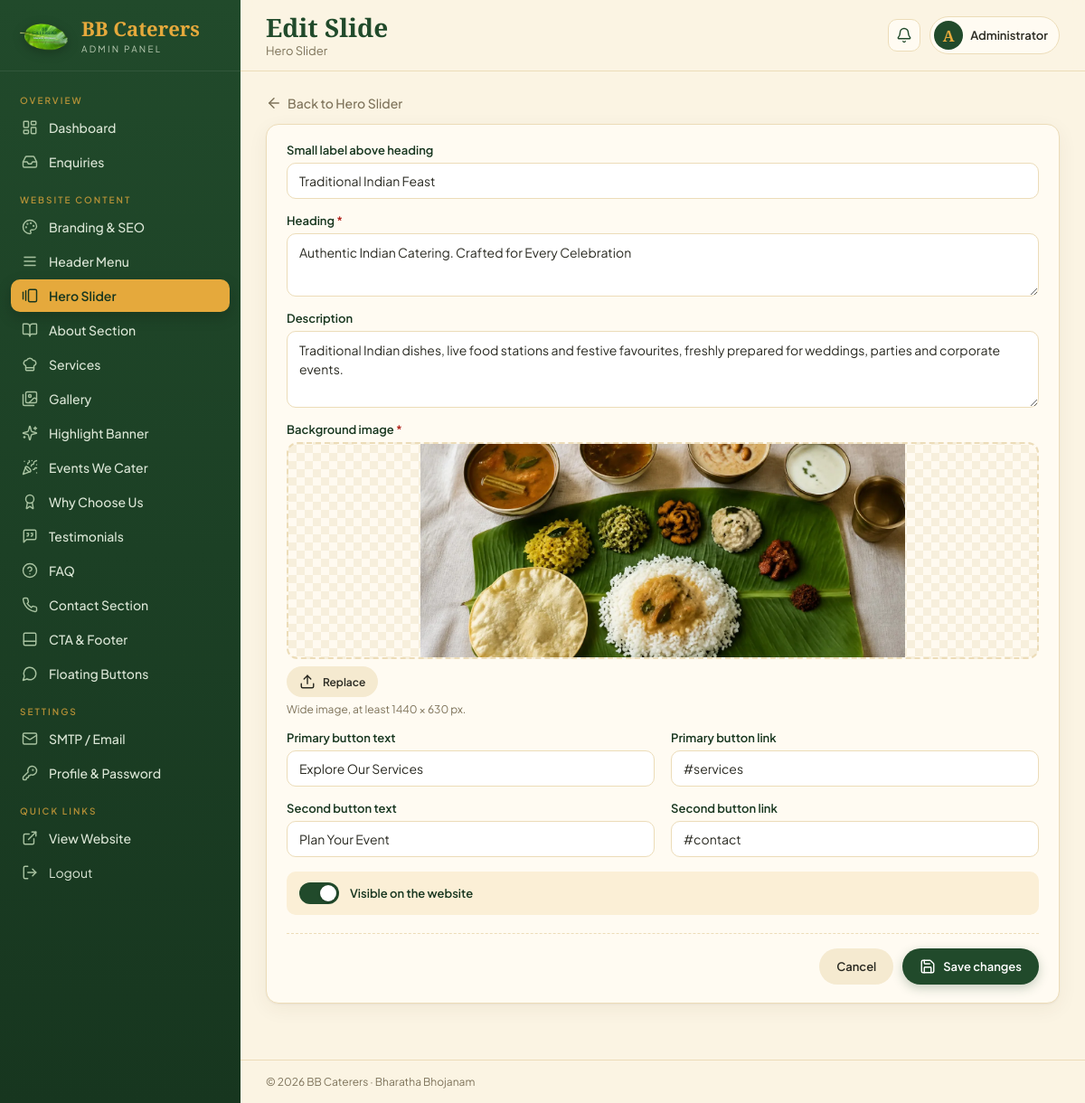
The page /admin/module-edit.php?m=hero&id=1 (signed in) on the database its author committed.
### tables this page shows
CREATE TABLE IF NOT EXISTS `hero_slides` (
  `id`         INT UNSIGNED AUTO_INCREMENT PRIMARY KEY,
  `eyebrow`    VARCHAR(120) NULL,
  `title`      VARCHAR(255) NOT NULL,
  `subtitle`   TEXT         NULL,
  `image`      VARCHAR(255) NULL,
  `btn1_text`  VARCHAR(60)  NULL,
  `btn1_link`  VARCHAR(255) NULL,
  `btn2_text`  VARCHAR(60)  NULL,
  `btn2_link`  VARCHAR(255) NULL,
  `sort_order` INT          NOT NULL DEFAULT 0,
  `is_active`  TINYINT(1)   NOT NULL DEFAULT 1,
  `created_at` TIMESTAMP    NOT NULL DEFAULT CURRENT_TIMESTAMP,
  `updated_at` TIMESTAMP    NOT NULL DEFAULT CURRENT_TIMESTAMP ON UPDATE CURRENT_TIMESTAMP
);

### core/helpers.php (called while the page is built, shortened)
<?php
function e($value): string
{
    return htmlspecialchars((string) ($value ?? ''), ENT_QUOTES | ENT_SUBSTITUTE, 'UTF-8');
}
function app_url(): string
{
    $configured = rtrim((string) config('app_url', ''), '/');
    $https = (!empty($_SERVER['HTTPS']) && $_SERVER['HTTPS'] !== 'off')
        || (($_SERVER['HTTP_X_FORWARDED_PROTO'] ?? '') === 'https');
    $host = $_SERVER['HTTP_HOST'] ?? 'localhost';
    $script = str_replace('\\', '/', $_SERVER['SCRIPT_NAME'] ?? '');
    $base = preg_replace('#/(api|admin)(/.*)?$#', '', dirname($script));
    $base = rtrim((string) $base, '/.');
    return ($https ? 'https' : 'http') . '://' . $host . $base;
}
function media_url(?string $path): ?string
{
    return app_url() . '/' . ltrim($path, '/');
}
function settings_all(bool $fresh = false): array
{
    static $cache = null;
    if ($cache === null || $fresh) {
        $cache = [];
        foreach (DB::all('SELECT `key`, `value` FROM settings') as $row) {
            $cache[$row['key']] = $row['value'];
        }
    }
    return $cache;
}
function setting(string $key, $default = '')
{
    $all = settings_all();
    return array_key_exists($key, $all) && $all[$key] !== null ? $all[$key] : $default;
}

### core/Database.php (called while the page is built, shortened)
<?php
final class DB
{
    private static ?PDO $pdo = null;
    private static string $driver = 'mysql';
    public static function driver(): string
    {
        return self::$driver;
    }
    public static function isPgsql(): bool
    {
        return self::driver() === 'pgsql';
    }
    public static function connectionConfig(): array
    {
        $cfg = (array) config('db', []);
        return [
            'driver'   => ($cfg['driver'] ?? 'mysql') === 'pgsql' ? 'pgsql' : 'mysql',
            'host'     => $cfg['host'] ?? '127.0.0.1',
            'port'     => (int) ($cfg['port'] ?? 3306),
            'name'     => $cfg['name'] ?? '',
            'user'     => $cfg['user'] ?? '',
            'password' => (string) ($cfg['password'] ?? ''),
            'options'  => array_filter(['sslmode' => $cfg['sslmode'] ?? null]),
        ];
    }
    public static function connect(array $c, bool $withDatabase = true): PDO
    {
        $opts = [
            PDO::ATTR_ERRMODE            => PDO::ERRMODE_EXCEPTION,
            PDO::ATTR_DEFAULT_FETCH_MODE => PDO::FETCH_ASSOC,
            PDO::ATTR_EMULATE_PREPARES   => false,
        ];
        if ($c['driver'] === 'pgsql') {
            $opts[PDO::ATTR_EMULATE_PREPARES] = true;
            $dsn = sprintf('pgsql:host=%s;port=%d;dbname=%s', $c['host'], $c['port'], $c['name']);
            foreach ((array) $c['options'] as $k => $v) {
                if (preg_match('/^[a-z_]+$/', (string) $k) && preg_match('/^[A-Za-z0-9_.-]+$/', (string) $v)) {
                    $dsn .= ";$k=$v";
                }
            }
            $attempt = $dsn;
            for ($try = 0; ; $try++) {
                try {
                    $pdo = new PDO($attempt, $c['user'], $c['password'], $opts);
                    break;
                } catch (PDOException $e) {
                    $msg = $e->getMessage();
                    if ($try < 3 && str_contains($msg, 'channel_binding') && str_contains($attempt, 'channel_binding')) {
                        $attempt = preg_replace('/;channel_binding=[^;]*/', '', $attempt);
                    } elseif ($try < 3 && str_contains($msg, 'Endpoint ID is not specified')
                        && preg_match('/^(ep-[a-z0-9-]+?)(-pooler)?\./', (string) $c['host'], $m)
                        && !str_contains($attempt, 'endpoint=')) {
                        $attempt .= ";options='endpoint=" . $m[1] . "'";
                    } else {
                        throw $e;
                    }
                }
            }
            $pdo->exec("SET TIME ZONE '" . str_replace("'", '', (string) config('timezone', 'Asia/Kolkata')) . "'");
        } else {
            $dsn = sprintf('mysql:host=%s;port=%d;charset=utf8mb4', $c['host'], $c['port'])
                . ($withDatabase && $c['name'] !== '' ? ';dbname=' . $c['name'] : '');
            $pdo = new PDO($dsn, $c['user'], $c['password'], $opts);
            $pdo->exec("SET time_zone = '" . (new DateTime())->format('P') . "'");
        }
        return $pdo;
    }
    public static function pdo(): PDO
    {
        if (self::$pdo === null) {
            $c = self::connectionConfig();
            self::$driver = $c['driver'];
            self::$pdo = self::connect($c);
        }
        return self::$pdo;
    }
    public static function sql(string $sql): string
    {
        return self::isPgsql() ? str_replace('`', '"', $sql) : $sql;
    }
    public static function prepare(string $sql): PDOStatement
    {
        return self::pdo()->prepare(self::sql($sql));
    }
    public static function query(string $sql, array $params = []): PDOStatement
    {
        $stmt = self::prepare($sql);
        $stmt->execute($params);
        return $stmt;
    }
    public static function all(string $sql, array $params = []): array
    {
        return self::query($sql, $params)->fetchAll();
    }
    public static function one(string $sql, array $params = []): ?array
    {
        $row = self::query($sql, $params)->fetch();
        return $row === false ? null : $row;
    }
    public static function value(string $sql, array $params = [])
    {
        $v = self::query($sql, $params)->fetchColumn();
        return $v === false ? null : $v;
    }
}

### core/bootstrap.php (called while the page is built, shortened)
<?php
require_once __DIR__ . '/env.php';
require_once __DIR__ . '/Database.php';
require_once __DIR__ . '/helpers.php';
function config(string $key, $default = null)
{
    $value = $GLOBALS['config'];
    foreach (explode('.', $key) as $part) {
        $value = $value[$part];
    }
    return $value;
}

### admin/_init.php (called while the page is built, shortened)
<?php
require_once __DIR__ . '/../core/bootstrap.php';
function current_admin(): ?array
{
    static $admin = false;
    if ($admin === false) {
        $admin = !empty($_SESSION['admin_id'])
            ? DB::one('SELECT id, name, username, email, must_change_password, last_login_at FROM admins WHERE id = ?', [$_SESSION['admin_id']])
            : null;
    }
    return $admin;
}
function require_login(): array
{
    $admin = current_admin();
    return $admin;
}
function new_enquiries_count(): int
{
    return (int) DB::value("SELECT COUNT(*) FROM enquiries WHERE status = 'new'");
}

### admin/partials/fields.php (the view, shortened to what this page needs)
<?php
function render_field(string $name, array $f, $value, ?string $error = null): string
{
    $type = $f['type'];
    $id = 'f_' . $name;
    $label = e($f['label']) . (!empty($f['required']) ? ' <span class="req">*</span>' : '');
    $help = !empty($f['help']) ? '<small class="help">' . e($f['help']) . '</small>' : '';
    $err = $error ? '<small class="field-error">' . e($error) . '</small>' : '';
    $cls = 'field' . (!empty($f['half']) ? ' half' : '') . ($error ? ' has-error' : '') . ' field-' . $type;
    $ph = (isset($f['placeholder']) ? ' placeholder="' . e($f['placeholder']) . '"' : '')
        . (isset($f['counter']) ? ' data-counter="' . (int) $f['counter'] . '"' : '');
    $req = !empty($f['required']) && $type !== 'image' ? ' required' : '';
    $val = e($value);
    switch ($type) {
        case 'textarea':
            $rows = (int) ($f['rows'] ?? 3);
            $input = "<textarea id=\"$id\" name=\"$name\" rows=\"$rows\"$ph$req>$val</textarea>";
            break;
        case 'image':
            $url = media_url($value);
            $preview = $url
                ? '<img src="' . e($url) . '" alt="">'
                : '<span class="drop-hint"><i data-lucide="image-plus"></i>Click or drop an image</span>';
            $remove = $url && empty($f['required'])
                ? "<label class=\"remove-image\"><input type=\"checkbox\" name=\"{$name}__remove\" value=\"1\"> Remove image</label>"
                : '';
            $input = "<div class=\"image-upload\" data-image-upload><label class=\"image-drop\" for=\"$id\">$preview</label>"
                . "<input type=\"file\" id=\"$id\" name=\"$name\" accept=\"image/png,image/jpeg,image/webp,image/gif,image/x-icon\">"
                . "<div class=\"image-meta\"><button type=\"button\" class=\"btn small ghost\" data-pick><i data-lucide=\"upload\"></i> " . ($url ? 'Replace' : 'Upload') . "</button>$remove</div></div>";
            break;
        default:
            $htmlType = in_array($type, ['email', 'url', 'number'], true) ? $type : 'text';
            $minmax = (isset($f['min']) ? ' min="' . (int) $f['min'] . '"' : '') . (isset($f['max']) ? ' max="' . (int) $f['max'] . '"' : '');
            $input = "<input type=\"$htmlType\" id=\"$id\" name=\"$name\" value=\"$val\"$ph$req$minmax>";
    }
    return "<div class=\"$cls\"><label for=\"$id\">$label</label>$input$help$err</div>";
}
function render_fields(array $fields, array $values, array $errors = []): string
{
    $out = '';
    foreach ($fields as $name => $f) {
        $out .= render_field($name, $f, $values[$name] ?? null, $errors[$name] ?? null);
    }
    return $out;
}

### admin/partials/header.php (shortened to what this page needs)
<?php
$admin = current_admin();
$newCount = new_enquiries_count();
$favicon = media_url(setting('favicon'));
$logo = media_url(setting('logo'));
$mods = list_modules();
$groups = settings_groups();
$frontend = rtrim((string) config('frontend_url', '/'), '/') . '/';
$nav = [
    'Overview' => [
        ['index.php', 'Dashboard', 'layout-dashboard', null],
        ['enquiries.php', 'Enquiries', 'inbox', $newCount ?: null],
    ],
    'Website Content' => [
        ['section.php?g=branding', $groups['branding']['title'], $groups['branding']['icon'], null],
        ['module.php?m=menu', $mods['menu']['title'], $mods['menu']['icon'], null],
        ['module.php?m=hero', $mods['hero']['title'], $mods['hero']['icon'], null],
        ['section.php?g=about', $groups['about']['title'], $groups['about']['icon'], null],
        ['module.php?m=services', 'Services', $mods['services']['icon'], null],
        ['module.php?m=gallery', 'Gallery', $mods['gallery']['icon'], null],
        ['module.php?m=highlights', $mods['highlights']['title'], $mods['highlights']['icon'], null],
        ['module.php?m=events', $mods['events']['title'], $mods['events']['icon'], null],
        ['module.php?m=features', $mods['features']['title'], $mods['features']['icon'], null],
        ['module.php?m=testimonials', $mods['testimonials']['title'], $mods['testimonials']['icon'], null],
        ['module.php?m=faqs', $mods['faqs']['title'], $mods['faqs']['icon'], null],
        ['section.php?g=contact', $groups['contact']['title'], $groups['contact']['icon'], null],
        ['section.php?g=footer', 'CTA & Footer', $groups['footer']['icon'], null],
        ['section.php?g=floating', $groups['floating']['title'], $groups['floating']['icon'], null],
    ],
    'Settings' => [
        ['smtp.php', 'SMTP / Email', 'mail', null],
        ['profile.php', 'Profile & Password', 'key-round', null],
    ],
];
$currentUri = basename($_SERVER['SCRIPT_NAME']) . (!empty($_SERVER['QUERY_STRING']) ? '?' . $_SERVER['QUERY_STRING'] : '');
$isActive = function (string $href) use ($currentUri): bool {
    if ($href === $currentUri) {
        return true;
    }
    $script = basename($_SERVER['SCRIPT_NAME']);
    if ($script === 'module-edit.php' && isset($_GET['m'])) {
        return $href === 'module.php?m=' . $_GET['m'];
    }
    if ($script === 'enquiry.php') {
        return $href === 'enquiries.php';
    }
    return false;
};
?><!doctype html>
<html lang="en">
<head>
<link rel="stylesheet" href="assets/admin.css?v=3">
</head>
<body>
<div class="app">
  <aside class="sidebar" id="sidebar">
    <a class="brand" href="index.php">
      <?php if ($logo): ?><img src="<?= e($logo) ?>" alt=""><?php endif; ?>
      <span>
        <strong><?= e(setting('site_name', 'BB Caterers')) ?></strong>
        <small>Admin Panel</small>
      </span>
    </a>
    <nav>
      <?php foreach ($nav as $heading => $items): ?>
        <div class="nav-heading"><?= e($heading) ?></div>
        <?php foreach ($items as [$href, $label, $icon, $badge]): ?>
          <a href="<?= e($href) ?>" class="nav-link <?= $isActive($href) ? 'active' : '' ?>">
            <i data-lucide="<?= e($icon) ?>"></i><span><?= e($label) ?></span>
          </a>
        <?php endforeach; ?>
      <?php endforeach; ?>
      <div class="nav-heading">Quick links</div>
      <a href="<?= e($frontend) ?>" target="_blank" rel="noopener" class="nav-link"><i data-lucide="external-link"></i><span>View Website</span></a>
      <form method="post" action="logout.php"><?= csrf_field() ?>
        <button type="submit" class="nav-link as-button"><i data-lucide="log-out"></i><span>Logout</span></button>
      </form>
    </nav>
  </aside>
  <div class="main">
    <header class="topbar">
      <div class="topbar-title">
        <h1><?= e($pageTitle ?? '') ?></h1>
        <?php if (!empty($pageIntro)): ?><p><?= e($pageIntro) ?></p><?php endif; ?>
      </div>
      <div class="topbar-actions">
        <a href="enquiries.php?status=new" class="icon-btn" title="New enquiries">
          <i data-lucide="bell"></i><?php if ($newCount): ?><span class="dot"><?= $newCount ?></span><?php endif; ?>
        </a>
        <a href="profile.php" class="user-chip">
          <span class="avatar"><?= e(strtoupper(mb_substr($admin['name'] ?: $admin['username'], 0, 1))) ?></span>
          <span class="user-name"><?= e($admin['name']) ?></span>
        </a>
      </div>
    </header>
    <main class="content">

### rows shown on the page
hero_slides: label "Primary button link", btn1_link "#services", label "Second button link", btn2_link "#contact"

### other values the page prints
setting('site_name', 'BB Caterers') "BB Caterers"
$heading "OVERVIEW"
$label "Dashboard"
$label "Enquiries"
$heading "WEBSITE CONTENT"
$label "Branding & SEO"
$label "Header Menu"
$label "Hero Slider"
$label "About Section"
$label "Services"
$label "Gallery"
$label "Highlight Banner"
$label "Events We Cater"
$label "Why Choose Us"
$label "Testimonials"
